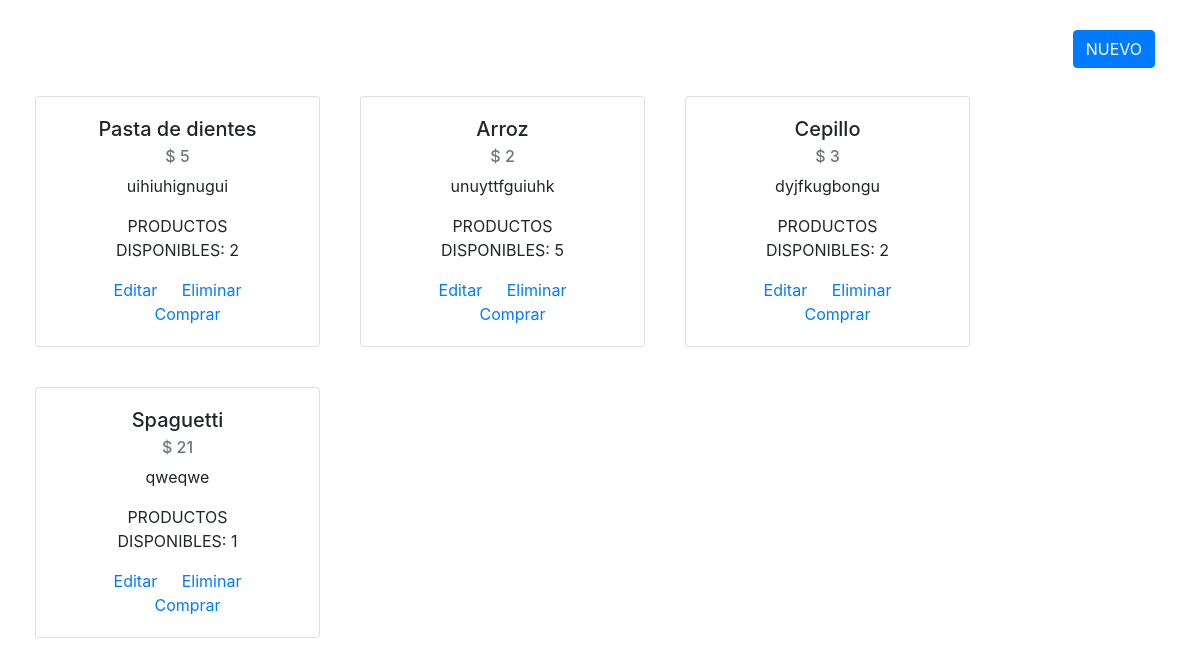
/modulos/productos/index.php (signed in), run on an earlier commit of the app's database.
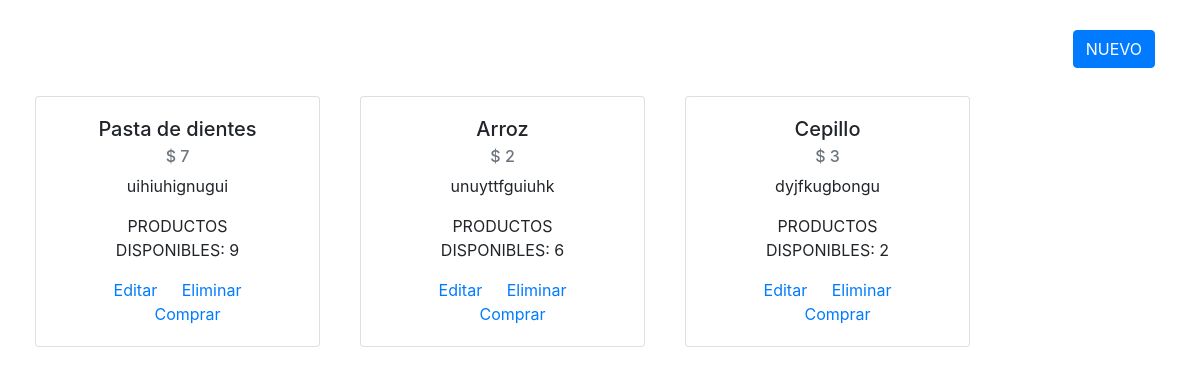
And on a later commit of the database.
### tables this page shows
CREATE TABLE `productos` (
  `id_producto` int(11) NOT NULL,
  `id_categoria` int(11) NOT NULL,
  `id_colores` int(11) NOT NULL,
  `nombre_producto` varchar(50) DEFAULT NULL,
  `descripcion_producto` varchar(100) NOT NULL,
  `precio_producto` int(50) DEFAULT NULL,
  `stock_producto` int(10) DEFAULT NULL,
  `status_producto` int(1) DEFAULT 0
);

### modulos/productos/index.php (the view, shortened to what this page needs)
<?php
require_once('../../conexion.php');
?>
<!DOCTYPE html>
<html lang="es-MX">
<head>
    <link rel="stylesheet" href="https://stackpath.bootstrapcdn.com/bootstrap/4.5.0/css/bootstrap.min.css">
</head>
<body>
    <div class="container-fluid text-center">
    <div class="col-sm-12" style="padding: 30px;">
    <a href='formulario_productos.php' class ="btn btn-primary float-right mb-2">NUEVO</a>
  </div>
        <div class="col-md-12 row">
            <?php
            $consulta = "SELECT * FROM productos";
            $resultado = mysqli_query($mysqli, $consulta);
            while ($fila = mysqli_fetch_array($resultado)) {
            ?>
                <div class="card col-md-3" style="width: 18rem;margin:20px;">
                    <div class="card-body">
                        <h5 class="card-title"><?php echo $fila["nombre_producto"]; ?></h5>
                        <h6 class="card-subtitle mb-2 text-muted">$ <?php echo $fila["precio_producto"]; ?></h6>
                        <p class="card-text"><?php echo $fila["descripcion_producto"]; ?></p>
                        <p class="card-text">PRODUCTOS DISPONIBLES: <?php echo $fila["stock_producto"]; ?></p>
                        <a href="fEdicion_productos.php?id=<?php echo $fila['id_producto']; ?>" class="card-link">Editar</a>
                        <a href="eliminar_productos.php?id=<?php echo $fila['id_producto']; ?>" class="card-link">Eliminar</a>
                        <a href="../compras/insertar_compra.php?id=<?php echo $fila['id_producto']; ?>" class="card-link">Comprar</a>
                    </div>
                </div>
            <?php }  ?>
        </div>
    </div>
</body>
</html>

What changed in the data, as far as the page shows it:
removed productos: nombre_producto "Spaguetti", precio_producto "21", descripcion_producto "qweqwe", stock_producto "1"
changed productos "Pasta de dientes": precio_producto "5" → "7"; stock_producto "2" → "9"
changed productos "Arroz": stock_producto "5" → "6"
